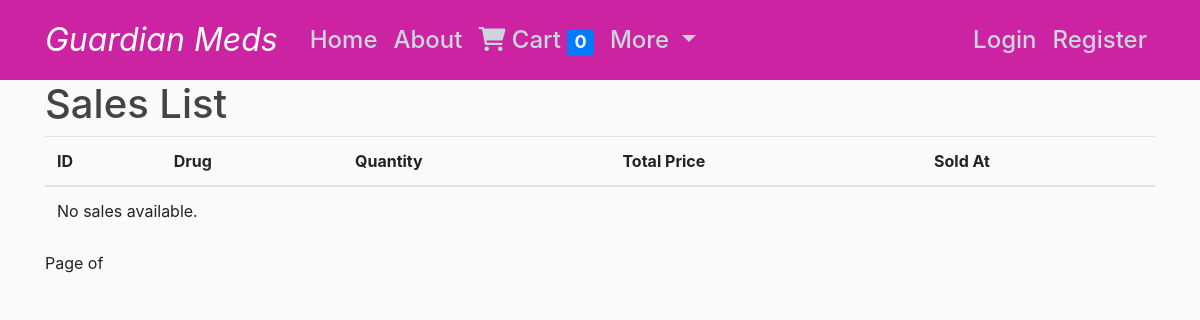
Before: /sales/ with the older database file.
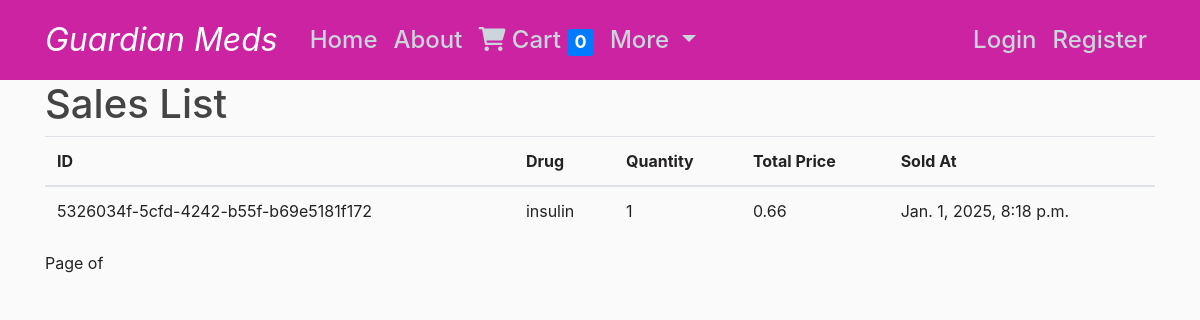
After: the same page with the newer database file.
### pharmacy/models.py (models this page shows, shortened)
class Sale(models.Model):
    id = models.UUIDField(primary_key=True, default=uuid.uuid4, editable=False)
    drug = models.ForeignKey(Drug, on_delete=models.CASCADE, related_name='sales')
    quantity = models.PositiveIntegerField()
    sold_at = models.DateTimeField(auto_now_add=True)
    total_price = models.DecimalField(max_digits=10, decimal_places=2)

class Drug(models.Model):
    STOCK_STATUS_CHOICES = [
        ('in_stock', 'In Stock'),
        ('sold', 'Sold'),
        ('out_of_stock', 'Out of Stock'),
    ]
    id = models.UUIDField(primary_key=True, default=uuid.uuid4, editable=False)
    name = models.CharField(max_length=255)
    description = models.TextField()
    image_url = models.URLField(max_length=500)  # To store the image path or URL
    type = models.ForeignKey(Type, on_delete=models.CASCADE, related_name='drugs')
    cart = models.ForeignKey(Cart, on_delete=models.CASCADE, related_name='drugs', null=True, blank=True)
    price = models.DecimalField(max_digits=10, decimal_places=2)
    expiry = models.DateTimeField()
    stock = models.PositiveIntegerField(default=0)
    created_at = models.DateTimeField(auto_now_add=True)
    stock_status = models.CharField(
        max_length=15,
        choices=STOCK_STATUS_CHOICES,
        default='in_stock',
    )  # New field to track stock status

### pharmacy/views.py (the view)
# urls.py: path("sales/", SaleListView.as_view(), name="sale-list"),
class SaleListView(ListView):
    model = Sale
    template_name = "pharmacy/sale_list.html"
    context_object_name = "sales"
    paginate_by = 10  # Optional pagination

### pharmacy/templates/pharmacy/sale_list.html (shortened to what this page needs)
{% extends "pharmacy/base.html" %}
{% block content %}
<h1>Sales List</h1>
<table class="table">
    <thead>
        <tr>
            <th>ID</th>
            <th>Drug</th>
            <th>Quantity</th>
            <th>Total Price</th>
            <th>Sold At</th>
        </tr>
    </thead>
    <tbody>
        {% for sale in sales %}
        <tr>
            <td>{{ sale.id }}</td>
            <td>{{ sale.drug.name }}</td>
            <td>{{ sale.quantity }}</td>
            <td>{{ sale.total_price }}</td>
            <td>{{ sale.sold_at }}</td>
        </tr>
        {% empty %}
        <tr>
            <td colspan="5">No sales available.</td>
        </tr>
        {% endfor %}
    </tbody>
</table>
<div class="pagination">
    <span>Page {{ sales.number }} of {{ sales.paginator.num_pages }}</span>
</div>
{% endblock %}

Changed rows visible on the page:
added Sale: id "5326034f-5cfd-4242-b55f-b69e5181f172", drug.name "insulin", quantity "1", total_price "0.66", sold_at "Jan. 1, 2025, 8:18 p.m."
Other visible differences:
text no longer shown: "No sales available."
